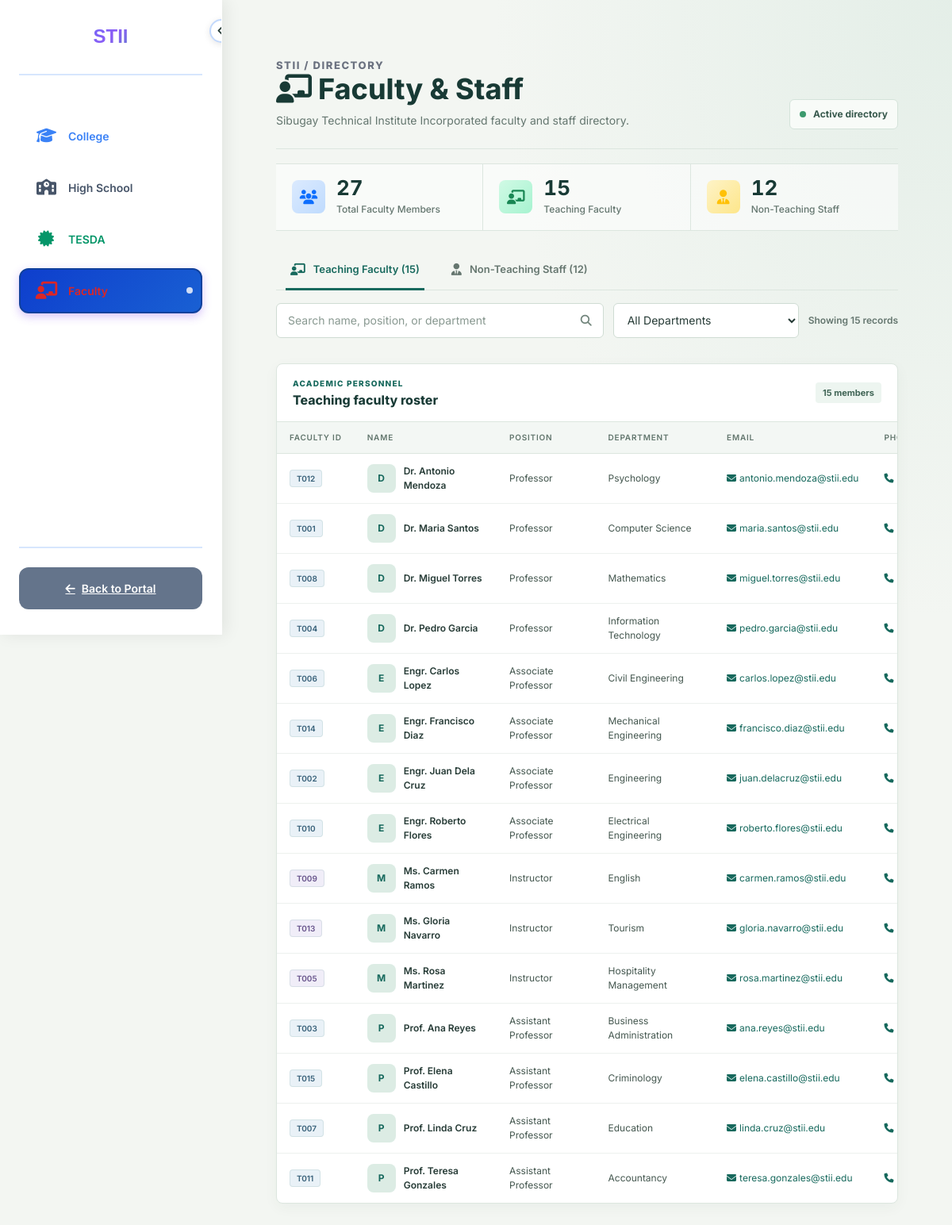
Page /STII_operation/faculty.php (signed in) on the committed database.
### tables this page shows
CREATE TABLE `faculty` (
  `id` int(11) NOT NULL,
  `faculty_id` varchar(50) NOT NULL,
  `full_name` varchar(255) NOT NULL,
  `category` enum('teaching','non-teaching') NOT NULL,
  `position` varchar(255) DEFAULT NULL,
  `department` varchar(255) DEFAULT NULL,
  `email` varchar(255) DEFAULT NULL,
  `phone` varchar(50) DEFAULT NULL,
  `date_hired` date DEFAULT NULL,
  `status` enum('active','inactive','on-leave') DEFAULT 'active',
  `photo` varchar(255) DEFAULT NULL,
  `created_at` timestamp NOT NULL DEFAULT current_timestamp(),
  `updated_at` timestamp NOT NULL DEFAULT current_timestamp() ON UPDATE current_timestamp()
);

### STII_operation/faculty.php (the view, shortened to what this page needs)
<?php
require_once 'config/conn.php';
$sql_teaching = "SELECT * FROM faculty WHERE category = 'teaching' AND status = 'active' ORDER BY full_name ASC";
$sql_non_teaching = "SELECT * FROM faculty WHERE category = 'non-teaching' AND status = 'active' ORDER BY full_name ASC";
$result_teaching = $conn->query($sql_teaching);
$result_non_teaching = $conn->query($sql_non_teaching);
$total_teaching = $result_teaching->num_rows;
$total_non_teaching = $result_non_teaching->num_rows;
$total_faculty = $total_teaching + $total_non_teaching;
?>
<!DOCTYPE html>
<html lang="en">
<head>
    <link href="https://cdn.jsdelivr.net/npm/bootstrap@5.3.0/dist/css/bootstrap.min.css" rel="stylesheet">
    <link rel="stylesheet" href="https://cdnjs.cloudflare.com/ajax/libs/font-awesome/6.4.0/css/all.min.css">
</head>
<body>
    <?php include 'bar/sidebar.php'; ?>
    <main class="main-content-wrapper">
    <div class="container-fluid">
        <div class="page-header">
            <div>
                <p class="page-kicker">STII / DIRECTORY</p>
                <h1><i class="fas fa-chalkboard-teacher me-2"></i>Faculty &amp; Staff</h1>
                <p>Sibugay Technical Institute Incorporated faculty and staff directory.</p>
            </div>
            <span class="directory-status">Active directory</span>
        </div>
        <div class="stats-grid">
            <div class="stats-card">
                <div class="stats-icon" style="background: linear-gradient(135deg, #dbeafe, #bfdbfe);">
                    <i class="fas fa-users text-primary"></i>
                </div>
                <div class="stats-content">
                    <h3><?php echo $total_faculty; ?></h3>
                    <p>Total Faculty Members</p>
                </div>
            </div>
            <div class="stats-card">
                <div class="stats-icon" style="background: linear-gradient(135deg, #d1fae5, #a7f3d0);">
                    <i class="fas fa-chalkboard-teacher text-success"></i>
                </div>
                <div class="stats-content">
                    <h3><?php echo $total_teaching; ?></h3>
                    <p>Teaching Faculty</p>
                </div>
            </div>
            <div class="stats-card">
                <div class="stats-icon" style="background: linear-gradient(135deg, #fef3c7, #fde68a);">
                    <i class="fas fa-user-tie text-warning"></i>
                </div>
                <div class="stats-content">
                    <h3><?php echo $total_non_teaching; ?></h3>
                    <p>Non-Teaching Staff</p>
                </div>
            </div>
        </div>
        <div class="tab-navigation" role="tablist" aria-label="Faculty category">
            <button type="button" class="tab-btn active" onclick="switchTab('teaching')" id="tab-teaching" role="tab" aria-selected="true" aria-controls="teaching-section">
                <i class="fas fa-chalkboard-teacher"></i>
                Teaching Faculty (<?php echo $total_teaching; ?>)
            </button>
            <button type="button" class="tab-btn" onclick="switchTab('non-teaching')" id="tab-non-teaching" role="tab" aria-selected="false" aria-controls="non-teaching-section">
                <i class="fas fa-user-tie"></i>
                Non-Teaching Staff (<?php echo $total_non_teaching; ?>)
            </button>
        </div>
        <div class="search-filter-bar">
            <div class="search-box">
                <input type="search" id="searchInput" placeholder="Search name, position, or department" oninput="filterFaculty()">
                <i class="fas fa-search"></i>
            </div>
            <select class="filter-select" id="departmentFilter" onchange="filterFaculty()">
                <option value="">All Departments</option>
            </select>
            <div class="result-summary" id="resultSummary" aria-live="polite">Showing <?php echo $total_teaching; ?> records</div>
        </div>
        <section id="teaching-section" class="faculty-section active" role="tabpanel" aria-labelledby="tab-teaching">
            <div class="faculty-table-container">
                <div class="table-heading">
                    <div><p class="table-kicker">ACADEMIC PERSONNEL</p><h2>Teaching faculty roster</h2></div>
                    <span class="roster-count"><?php echo $total_teaching; ?> members</span>
                </div>
                <div class="table-scroll">
                <table class="faculty-table">
                    <thead>
                        <tr>
                            <th>Faculty ID</th>
                            <th>Name</th>
                            <th>Position</th>
                            <th>Department</th>
                            <th>Email</th>
                            <th>Phone</th>
                        </tr>
                    </thead>
                    <tbody id="teaching-tbody">
                        <?php
                        $result_teaching->data_seek(0);
                        if($result_teaching->num_rows > 0):
                            while($faculty = $result_teaching->fetch_assoc()):
                                $initials = strtoupper(substr($faculty['full_name'], 0, 1));
                                $position_badge = 'badge-staff';
                                if(strpos(strtolower($faculty['position']), 'professor') !== false) {
                                    $position_badge = 'badge-professor';
                                } elseif(strpos(strtolower($faculty['position']), 'associate') !== false) {
                                    $position_badge = 'badge-associate';
                                } elseif(strpos(strtolower($faculty['position']), 'assistant') !== false) {
                                    $position_badge = 'badge-assistant';
                                } elseif(strpos(strtolower($faculty['position']), 'instructor') !== false) {
                                    $position_badge = 'badge-instructor';
                                }
                        ?>
                        <tr data-name="<?php echo strtolower($faculty['full_name']); ?>"
                            data-position="<?php echo strtolower($faculty['position']); ?>"
                            data-department="<?php echo strtolower($faculty['department']); ?>">
                            <td>
                                <span class="badge <?php echo $position_badge; ?>"><?php echo htmlspecialchars($faculty['faculty_id']); ?></span>
                            </td>
                            <td>
                                <div class="faculty-name-cell">
                                    <div class="faculty-avatar-small"><?php echo $initials; ?></div>
                                    <span class="faculty-name-text"><?php echo htmlspecialchars($faculty['full_name']); ?></span>
                                </div>
                            </td>
                            <td><?php echo htmlspecialchars($faculty['position']); ?></td>
                            <td><?php echo htmlspecialchars($faculty['department']); ?></td>
                            <td>
                                <?php if($faculty['email']): ?>
                                <a href="mailto:<?php echo htmlspecialchars($faculty['email']); ?>" style="color: var(--primary); text-decoration: none;">
                                    <i class="fas fa-envelope me-1"></i><?php echo htmlspecialchars($faculty['email']); ?>
                                </a>
                                <?php else: ?>
                                <span class="text-muted">-</span>
                                <?php endif; ?>
                            </td>
                            <td>
                                <?php if($faculty['phone']): ?>
                                <a href="tel:<?php echo htmlspecialchars($faculty['phone']); ?>" style="color: var(--primary); text-decoration: none;">
                                    <i class="fas fa-phone me-1"></i><?php echo htmlspecialchars($faculty['phone']); ?>
                                </a>
                                <?php else: ?>
                                <span class="text-muted">-</span>
                                <?php endif; ?>
                            </td>
                        </tr>
                        <?php
                            endwhile;
                        endif; ?>
                    </tbody>
                </table>
                </div>
            </div>
        </section>
    </div>
    </main>
</body>
</html>

### STII_operation/bar/sidebar.php (style rules this page uses)
.main-content-wrapper { margin-left: 280px; padding: 2rem; transition: all 0.4s cubic-bezier(0.4, 0, 0.2, 1); }

### rows in the picture
faculty: faculty "T012", full_name "D", full_name "Dr. Antonio Mendoza", position "Professor", department "Psychology", email "antonio.mendoza@stii.edu"
faculty: faculty "T001", full_name "D", full_name "Dr. Maria Santos", position "Professor", department "Computer Science", email "maria.santos@stii.edu"
faculty: faculty "T008", full_name "D", full_name "Dr. Miguel Torres", position "Professor", department "Mathematics", email "miguel.torres@stii.edu"
faculty: faculty "T004", full_name "D", full_name "Dr. Pedro Garcia", position "Professor", department "Information Technology", email "pedro.garcia@stii.edu"
faculty: faculty "T006", full_name "E", full_name "Engr. Carlos Lopez", position "Associate Professor", department "Civil Engineering", email "carlos.lopez@stii.edu"
faculty: faculty "T014", full_name "E", full_name "Engr. Francisco Diaz", position "Associate Professor", department "Mechanical Engineering", email "francisco.diaz@stii.edu"
faculty: faculty "T002", full_name "E", full_name "Engr. Juan Dela Cruz", position "Associate Professor", department "Engineering", email "juan.delacruz@stii.edu"
faculty: faculty "T010", full_name "E", full_name "Engr. Roberto Flores", position "Associate Professor", department "Electrical Engineering", email "roberto.flores@stii.edu"
faculty: faculty "T009", full_name "M", full_name "Ms. Carmen Ramos", position "Instructor", department "English", email "carmen.ramos@stii.edu"
faculty: faculty "T013", full_name "M", full_name "Ms. Gloria Navarro", position "Instructor", department "Tourism", email "gloria.navarro@stii.edu"
faculty: faculty "T005", full_name "M", full_name "Ms. Rosa Martinez", position "Instructor", department "Hospitality Management", email "rosa.martinez@stii.edu"
faculty: faculty "T003", full_name "P", full_name "Prof. Ana Reyes", position "Assistant Professor", department "Business Administration", email "ana.reyes@stii.edu"
faculty: faculty "T015", full_name "P", full_name "Prof. Elena Castillo", position "Assistant Professor", department "Criminology", email "elena.castillo@stii.edu"
faculty: faculty "T007", full_name "P", full_name "Prof. Linda Cruz", position "Assistant Professor", department "Education", email "linda.cruz@stii.edu"
faculty: faculty "T011", full_name "P", full_name "Prof. Teresa Gonzales", position "Assistant Professor", department "Accountancy", email "teresa.gonzales@stii.edu"

### other values in the picture
$total_faculty "27"
$total_teaching "15"
$total_non_teaching "12"
